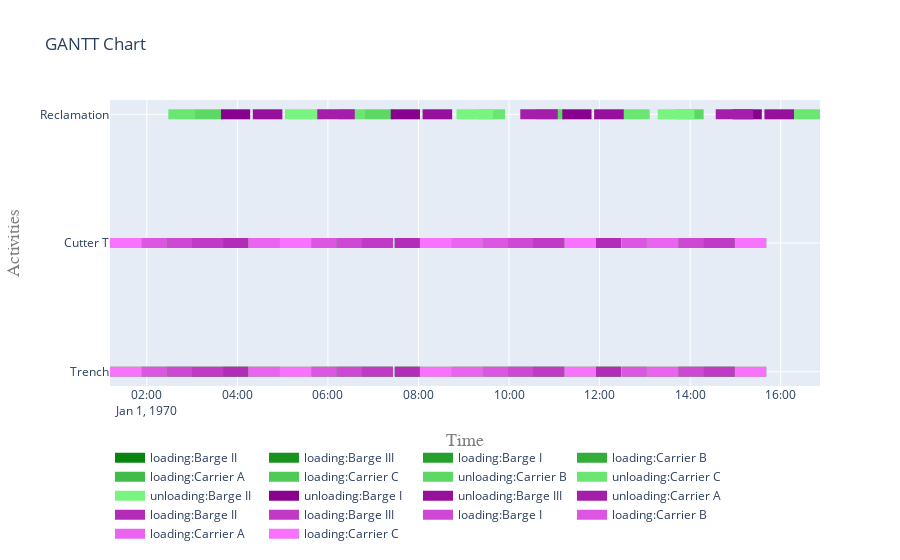

Notebook code for this chart:
### Code cell
fig = plot.get_gantt_chart([from_site, to_site, cutter], id_map=activities)

### Figure 1 — Plotly figure (JSON) as saved in the notebook; plotly's stock layout.template omitted (floating-point values rounded to 4 significant figures)
{"data": [{"connectgaps": false, "hoverinfo": "y+name", "line": {"color": "rgb(10,132,16)", "width": 10}, "mode": "lines", "name": "loading:Barge II", "type": "scatter", "x": ["1970-01-01T03:41:12", "1970-01-01T03:41:12", "1970-01-01T04:14:32", "1970-01-01T04:14:32", "1970-01-01T04:14:32", "1970-01-01T07:28:32", "1970-01-01T07:28:32", "1970-01-01T08:01:52", "1970-01-01T08:01:52", "1970-01-01T08:01:52", "1970-01-01T11:55:12", "1970-01-01T11:55:12", "1970-01-01T12:28:32", "1970-01-01T12:28:32", "1970-01-01T12:28:32", "1970-01-01T03:41:12", "1970-01-01T03:41:12", "1970-01-01T04:14:32", "1970-01-01T04:14:32", "1970-01-01T04:14:32", "1970-01-01T07:28:32", "1970-01-01T07:28:32", "1970-01-01T08:01:52", "1970-01-01T08:01:52", "1970-01-01T08:01:52", "1970-01-01T11:55:12", "1970-01-01T11:55:12", "1970-01-01T12:28:32", "1970-01-01T12:28:32", "1970-01-01T12:28:32"], "y": ["Trench", "Trench", "Trench", "Trench", null, "Trench", "Trench", "Trench", "Trench", null, "Trench", "Trench", "Trench", "Trench", null, "Cutter T", "Cutter T", "Cutter T", "Cutter T", null, "Cutter T", "Cutter T", "Cutter T", "Cutter T", null, "Cutter T", "Cutter T", "Cutter T", "Cutter T", null]}, {"connectgaps": false, "hoverinfo": "y+name", "line": {"color": "rgb(24,146,30)", "width": 10}, "mode": "lines", "name": "loading:Barge III", "type": "scatter", "x": ["1970-01-01T02:59:32", "1970-01-01T02:59:32", "1970-01-01T03:41:12", "1970-01-01T03:41:12", "1970-01-01T03:41:12", "1970-01-01T06:44:32", "1970-01-01T06:44:32", "1970-01-01T07:26:12", "1970-01-01T07:26:12", "1970-01-01T07:26:12", "1970-01-01T10:31:52", "1970-01-01T10:31:52", "1970-01-01T11:13:32", "1970-01-01T11:13:32", "1970-01-01T11:13:32", "1970-01-01T14:17:32", "1970-01-01T14:17:32", "1970-01-01T14:59:12", "1970-01-01T14:59:12", "1970-01-01T14:59:12", "1970-01-01T02:59:32", "1970-01-01T02:59:32", "1970-01-01T03:41:12", "1970-01-01T03:41:12", "1970-01-01T03:41:12", "1970-01-01T06:44:32", "1970-01-01T06:44:32", "1970-01-01T07:26:12", "1970-01-01T07:26:12", "1970-01-01T07:26:12", "1970-01-01T10:31:52", "1970-01-01T10:31:52", "1970-01-01T11:13:32", "1970-01-01T11:13:32", "1970-01-01T11:13:32", "1970-01-01T14:17:32", "1970-01-01T14:17:32", "1970-01-01T14:59:12", "1970-01-01T14:59:12", "1970-01-01T14:59:12"], "y": ["Trench", "Trench", "Trench", "Trench", null, "Trench", "Trench", "Trench", "Trench", null, "Trench", "Trench", "Trench", "Trench", null, "Trench", "Trench", "Trench", "Trench", null, "Cutter T", "Cutter T", "Cutter T", "Cutter T", null, "Cutter T", "Cutter T", "Cutter T", "Cutter T", null, "Cutter T", "Cutter T", "Cutter T", "Cutter T", null, "Cutter T", "Cutter T", "Cutter T", "Cutter T", null]}, {"connectgaps": false, "hoverinfo": "y+name", "line": {"color": "rgb(38,160,44)", "width": 10}, "mode": "lines", "name": "loading:Barge I", "type": "scatter", "x": ["1970-01-01T02:26:12", "1970-01-01T02:26:12", "1970-01-01T02:59:32", "1970-01-01T02:59:32", "1970-01-01T02:59:32", "1970-01-01T06:11:12", "1970-01-01T06:11:12", "1970-01-01T06:44:32", "1970-01-01T06:44:32", "1970-01-01T06:44:32", "1970-01-01T09:58:32", "1970-01-01T09:58:32", "1970-01-01T10:31:52", "1970-01-01T10:31:52", "1970-01-01T10:31:52", "1970-01-01T13:44:12", "1970-01-01T13:44:12", "1970-01-01T14:17:32", "1970-01-01T14:17:32", "1970-01-01T14:17:32", "1970-01-01T02:26:12", "1970-01-01T02:26:12", "1970-01-01T02:59:32", "1970-01-01T02:59:32", "1970-01-01T02:59:32", "1970-01-01T06:11:12", "1970-01-01T06:11:12", "1970-01-01T06:44:32", "1970-01-01T06:44:32", "1970-01-01T06:44:32", "1970-01-01T09:58:32", "1970-01-01T09:58:32", "1970-01-01T10:31:52", "1970-01-01T10:31:52", "1970-01-01T10:31:52", "1970-01-01T13:44:12", "1970-01-01T13:44:12", "1970-01-01T14:17:32", "1970-01-01T14:17:32", "1970-01-01T14:17:32"], "y": ["Trench", "Trench", "Trench", "Trench", null, "Trench", "Trench", "Trench", "Trench", null, "Trench", "Trench", "Trench", "Trench", null, "Trench", "Trench", "Trench", "Trench", null, "Cutter T", "Cutter T", "Cutter T", "Cutter T", null, "Cutter T", "Cutter T", "Cutter T", "Cutter T", null, "Cutter T", "Cutter T", "Cutter T", "Cutter T", null, "Cutter T", "Cutter T", "Cutter T", "Cutter T", null]}, {"connectgaps": false, "hoverinfo": "y+name", "line": {"color": "rgb(52,174,58)", "width": 10}, "mode": "lines", "name": "loading:Carrier B", "type": "scatter", "x": ["1970-01-01T01:52:52", "1970-01-01T01:52:52", "1970-01-01T02:26:12", "1970-01-01T02:26:12", "1970-01-01T02:26:12", "1970-01-01T05:37:52", "1970-01-01T05:37:52", "1970-01-01T06:11:12", "1970-01-01T06:11:12", "1970-01-01T06:11:12", "1970-01-01T09:25:12", "1970-01-01T09:25:12", "1970-01-01T09:58:32", "1970-01-01T09:58:32", "1970-01-01T09:58:32", "1970-01-01T12:29:12", "1970-01-01T12:29:12", "1970-01-01T13:02:32", "1970-01-01T13:02:32", "1970-01-01T13:02:32", "1970-01-01T01:52:52", "1970-01-01T01:52:52", "1970-01-01T02:26:12", "1970-01-01T02:26:12", "1970-01-01T02:26:12", "1970-01-01T05:37:52", "1970-01-01T05:37:52", "1970-01-01T06:11:12", "1970-01-01T06:11:12", "1970-01-01T06:11:12", "1970-01-01T09:25:12", "1970-01-01T09:25:12", "1970-01-01T09:58:32", "1970-01-01T09:58:32", "1970-01-01T09:58:32", "1970-01-01T12:29:12", "1970-01-01T12:29:12", "1970-01-01T13:02:32", "1970-01-01T13:02:32", "1970-01-01T13:02:32"], "y": ["Trench", "Trench", "Trench", "Trench", null, "Trench", "Trench", "Trench", "Trench", null, "Trench", "Trench", "Trench", "Trench", null, "Trench", "Trench", "Trench", "Trench", null, "Cutter T", "Cutter T", "Cutter T", "Cutter T", null, "Cutter T", "Cutter T", "Cutter T", "Cutter T", null, "Cutter T", "Cutter T", "Cutter T", "Cutter T", null, "Cutter T", "Cutter T", "Cutter T", "Cutter T", null]}, {"connectgaps": false, "hoverinfo": "y+name", "line": {"color": "rgb(66,188,72)", "width": 10}, "mode": "lines", "name": "loading:Carrier A", "type": "scatter", "x": ["1970-01-01T04:14:32", "1970-01-01T04:14:32", "1970-01-01T04:56:12", "1970-01-01T04:56:12", "1970-01-01T04:56:12", "1970-01-01T08:43:32", "1970-01-01T08:43:32", "1970-01-01T09:25:12", "1970-01-01T09:25:12", "1970-01-01T09:25:12", "1970-01-01T13:02:32", "1970-01-01T13:02:32", "1970-01-01T13:44:12", "1970-01-01T13:44:12", "1970-01-01T13:44:12", "1970-01-01T04:14:32", "1970-01-01T04:14:32", "1970-01-01T04:56:12", "1970-01-01T04:56:12", "1970-01-01T04:56:12", "1970-01-01T08:43:32", "1970-01-01T08:43:32", "1970-01-01T09:25:12", "1970-01-01T09:25:12", "1970-01-01T09:25:12", "1970-01-01T13:02:32", "1970-01-01T13:02:32", "1970-01-01T13:44:12", "1970-01-01T13:44:12", "1970-01-01T13:44:12"], "y": ["Trench", "Trench", "Trench", "Trench", null, "Trench", "Trench", "Trench", "Trench", null, "Trench", "Trench", "Trench", "Trench", null, "Cutter T", "Cutter T", "Cutter T", "Cutter T", null, "Cutter T", "Cutter T", "Cutter T", "Cutter T", null, "Cutter T", "Cutter T", "Cutter T", "Cutter T", null]}, {"connectgaps": false, "hoverinfo": "y+name", "line": {"color": "rgb(80,202,86)", "width": 10}, "mode": "lines", "name": "loading:Carrier C", "type": "scatter", "x": ["1970-01-01T01:11:12", "1970-01-01T01:11:12", "1970-01-01T01:52:52", "1970-01-01T01:52:52", "1970-01-01T01:52:52", "1970-01-01T04:56:12", "1970-01-01T04:56:12", "1970-01-01T05:37:52", "1970-01-01T05:37:52", "1970-01-01T05:37:52", "1970-01-01T08:01:52", "1970-01-01T08:01:52", "1970-01-01T08:43:32", "1970-01-01T08:43:32", "1970-01-01T08:43:32", "1970-01-01T11:13:32", "1970-01-01T11:13:32", "1970-01-01T11:55:12", "1970-01-01T11:55:12", "1970-01-01T11:55:12", "1970-01-01T14:59:12", "1970-01-01T14:59:12", "1970-01-01T15:40:52", "1970-01-01T15:40:52", "1970-01-01T15:40:52", "1970-01-01T01:11:12", "1970-01-01T01:11:12", "1970-01-01T01:52:52", "1970-01-01T01:52:52", "1970-01-01T01:52:52", "1970-01-01T04:56:12", "1970-01-01T04:56:12", "1970-01-01T05:37:52", "1970-01-01T05:37:52", "1970-01-01T05:37:52", "1970-01-01T08:01:52", "1970-01-01T08:01:52", "1970-01-01T08:43:32", "1970-01-01T08:43:32", "1970-01-01T08:43:32", "1970-01-01T11:13:32", "1970-01-01T11:13:32", "1970-01-01T11:55:12", "1970-01-01T11:55:12", "1970-01-01T11:55:12", "1970-01-01T14:59:12", "1970-01-01T14:59:12", "1970-01-01T15:40:52", "1970-01-01T15:40:52", "1970-01-01T15:40:52"], "y": ["Trench", "Trench", "Trench", "Trench", null, "Trench", "Trench", "Trench", "Trench", null, "Trench", "Trench", "Trench", "Trench", null, "Trench", "Trench", "Trench", "Trench", null, "Trench", "Trench", "Trench", "Trench", null, "Cutter T", "Cutter T", "Cutter T", "Cutter T", null, "Cutter T", "Cutter T", "Cutter T", "Cutter T", null, "Cutter T", "Cutter T", "Cutter T", "Cutter T", null, "Cutter T", "Cutter T", "Cutter T", "Cutter T", null, "Cutter T", "Cutter T", "Cutter T", "Cutter T", null]}, {"connectgaps": false, "hoverinfo": "y+name", "line": {"color": "rgb(94,216,100)", "width": 10}, "mode": "lines", "name": "unloading:Carrier B", "type": "scatter", "x": ["1970-01-01T03:03:52", "1970-01-01T03:03:52", "1970-01-01T03:41:32", "1970-01-01T03:41:32", "1970-01-01T03:41:32", "1970-01-01T06:48:52", "1970-01-01T06:48:52", "1970-01-01T07:26:32", "1970-01-01T07:26:32", "1970-01-01T07:26:32", "1970-01-01T10:36:12", "1970-01-01T10:36:12", "1970-01-01T11:13:52", "1970-01-01T11:13:52", "1970-01-01T11:13:52", "1970-01-01T13:40:12", "1970-01-01T13:40:12", "1970-01-01T14:17:52", "1970-01-01T14:17:52", "1970-01-01T14:17:52"], "y": ["Reclamation", "Reclamation", "Reclamation", "Reclamation", null, "Reclamation", "Reclamation", "Reclamation", "Reclamation", null, "Reclamation", "Reclamation", "Reclamation", "Reclamation", null, "Reclamation", "Reclamation", "Reclamation", "Reclamation", null]}, {"connectgaps": false, "hoverinfo": "y+name", "line": {"color": "rgb(108,230,114)", "width": 10}, "mode": "lines", "name": "unloading:Carrier C", "type": "scatter", "x": ["1970-01-01T02:28:28", "1970-01-01T02:28:28", "1970-01-01T03:04:04", "1970-01-01T03:04:04", "1970-01-01T03:04:04", "1970-01-01T06:13:28", "1970-01-01T06:13:28", "1970-01-01T06:49:04", "1970-01-01T06:49:04", "1970-01-01T06:49:04", "1970-01-01T09:19:08", "1970-01-01T09:19:08", "1970-01-01T09:54:44", "1970-01-01T09:54:44", "1970-01-01T09:54:44", "1970-01-01T12:30:48", "1970-01-01T12:30:48", "1970-01-01T13:06:24", "1970-01-01T13:06:24", "1970-01-01T13:06:24", "1970-01-01T16:16:28", "1970-01-01T16:16:28", "1970-01-01T16:52:04", "1970-01-01T16:52:04", "1970-01-01T16:52:04"], "y": ["Reclamation", "Reclamation", "Reclamation", "Reclamation", null, "Reclamation", "Reclamation", "Reclamation", "Reclamation", null, "Reclamation", "Reclamation", "Reclamation", "Reclamation", null, "Reclamation", "Reclamation", "Reclamation", "Reclamation", null, "Reclamation", "Reclamation", "Reclamation", "Reclamation", null]}, {"connectgaps": false, "hoverinfo": "y+name", "line": {"color": "rgb(122,244,128)", "width": 10}, "mode": "lines", "name": "unloading:Barge II", "type": "scatter", "x": ["1970-01-01T05:03:02", "1970-01-01T05:03:02", "1970-01-01T05:51:32", "1970-01-01T05:51:32", "1970-01-01T05:51:32", "1970-01-01T08:50:22", "1970-01-01T08:50:22", "1970-01-01T09:38:52", "1970-01-01T09:38:52", "1970-01-01T09:38:52", "1970-01-01T13:17:02", "1970-01-01T13:17:02", "1970-01-01T14:05:32", "1970-01-01T14:05:32", "1970-01-01T14:05:32"], "y": ["Reclamation", "Reclamation", "Reclamation", "Reclamation", null, "Reclamation", "Reclamation", "Reclamation", "Reclamation", null, "Reclamation", "Reclamation", "Reclamation", "Reclamation", null]}, {"connectgaps": false, "hoverinfo": "y+name", "line": {"color": "rgb(136,2,142)", "width": 10}, "mode": "lines", "name": "unloading:Barge I", "type": "scatter", "x": ["1970-01-01T03:38:15", "1970-01-01T03:38:15", "1970-01-01T04:16:58", "1970-01-01T04:16:58", "1970-01-01T04:16:58", "1970-01-01T07:23:15", "1970-01-01T07:23:15", "1970-01-01T08:01:58", "1970-01-01T08:01:58", "1970-01-01T08:01:58", "1970-01-01T11:10:35", "1970-01-01T11:10:35", "1970-01-01T11:49:18", "1970-01-01T11:49:18", "1970-01-01T11:49:18", "1970-01-01T14:56:15", "1970-01-01T14:56:15", "1970-01-01T15:34:58", "1970-01-01T15:34:58", "1970-01-01T15:34:58"], "y": ["Reclamation", "Reclamation", "Reclamation", "Reclamation", null, "Reclamation", "Reclamation", "Reclamation", "Reclamation", null, "Reclamation", "Reclamation", "Reclamation", "Reclamation", null, "Reclamation", "Reclamation", "Reclamation", "Reclamation", null]}, {"connectgaps": false, "hoverinfo": "y+name", "line": {"color": "rgb(150,16,156)", "width": 10}, "mode": "lines", "name": "unloading:Barge III", "type": "scatter", "x": ["1970-01-01T04:20:25", "1970-01-01T04:20:25", "1970-01-01T04:59:38", "1970-01-01T04:59:38", "1970-01-01T04:59:38", "1970-01-01T08:05:25", "1970-01-01T08:05:25", "1970-01-01T08:44:38", "1970-01-01T08:44:38", "1970-01-01T08:44:38", "1970-01-01T11:52:45", "1970-01-01T11:52:45", "1970-01-01T12:31:58", "1970-01-01T12:31:58", "1970-01-01T12:31:58", "1970-01-01T15:38:25", "1970-01-01T15:38:25", "1970-01-01T16:17:38", "1970-01-01T16:17:38", "1970-01-01T16:17:38"], "y": ["Reclamation", "Reclamation", "Reclamation", "Reclamation", null, "Reclamation", "Reclamation", "Reclamation", "Reclamation", null, "Reclamation", "Reclamation", "Reclamation", "Reclamation", null, "Reclamation", "Reclamation", "Reclamation", "Reclamation", null]}, {"connectgaps": false, "hoverinfo": "y+name", "line": {"color": "rgb(164,30,170)", "width": 10}, "mode": "lines", "name": "unloading:Carrier A", "type": "scatter", "x": ["1970-01-01T05:45:53", "1970-01-01T05:45:53", "1970-01-01T06:35:34", "1970-01-01T06:35:34", "1970-01-01T06:35:34", "1970-01-01T10:14:53", "1970-01-01T10:14:53", "1970-01-01T11:04:34", "1970-01-01T11:04:34", "1970-01-01T11:04:34", "1970-01-01T14:33:53", "1970-01-01T14:33:53", "1970-01-01T15:23:34", "1970-01-01T15:23:34", "1970-01-01T15:23:34"], "y": ["Reclamation", "Reclamation", "Reclamation", "Reclamation", null, "Reclamation", "Reclamation", "Reclamation", "Reclamation", null, "Reclamation", "Reclamation", "Reclamation", "Reclamation", null]}, {"connectgaps": false, "hoverinfo": "y+name", "line": {"color": "rgb(178,44,184)", "width": 10}, "mode": "lines", "name": "loading:Barge II", "type": "scatter", "x": ["1970-01-01T03:41:12", "1970-01-01T03:41:12", "1970-01-01T04:14:32", "1970-01-01T04:14:32", "1970-01-01T04:14:32", "1970-01-01T07:28:32", "1970-01-01T07:28:32", "1970-01-01T08:01:52", "1970-01-01T08:01:52", "1970-01-01T08:01:52", "1970-01-01T11:55:12", "1970-01-01T11:55:12", "1970-01-01T12:28:32", "1970-01-01T12:28:32", "1970-01-01T12:28:32", "1970-01-01T03:41:12", "1970-01-01T03:41:12", "1970-01-01T04:14:32", "1970-01-01T04:14:32", "1970-01-01T04:14:32", "1970-01-01T07:28:32", "1970-01-01T07:28:32", "1970-01-01T08:01:52", "1970-01-01T08:01:52", "1970-01-01T08:01:52", "1970-01-01T11:55:12", "1970-01-01T11:55:12", "1970-01-01T12:28:32", "1970-01-01T12:28:32", "1970-01-01T12:28:32"], "y": ["Trench", "Trench", "Trench", "Trench", null, "Trench", "Trench", "Trench", "Trench", null, "Trench", "Trench", "Trench", "Trench", null, "Cutter T", "Cutter T", "Cutter T", "Cutter T", null, "Cutter T", "Cutter T", "Cutter T", "Cutter T", null, "Cutter T", "Cutter T", "Cutter T", "Cutter T", null]}, {"connectgaps": false, "hoverinfo": "y+name", "line": {"color": "rgb(192,58,198)", "width": 10}, "mode": "lines", "name": "loading:Barge III", "type": "scatter", "x": ["1970-01-01T02:59:32", "1970-01-01T02:59:32", "1970-01-01T03:41:12", "1970-01-01T03:41:12", "1970-01-01T03:41:12", "1970-01-01T06:44:32", "1970-01-01T06:44:32", "1970-01-01T07:26:12", "1970-01-01T07:26:12", "1970-01-01T07:26:12", "1970-01-01T10:31:52", "1970-01-01T10:31:52", "1970-01-01T11:13:32", "1970-01-01T11:13:32", "1970-01-01T11:13:32", "1970-01-01T14:17:32", "1970-01-01T14:17:32", "1970-01-01T14:59:12", "1970-01-01T14:59:12", "1970-01-01T14:59:12", "1970-01-01T02:59:32", "1970-01-01T02:59:32", "1970-01-01T03:41:12", "1970-01-01T03:41:12", "1970-01-01T03:41:12", "1970-01-01T06:44:32", "1970-01-01T06:44:32", "1970-01-01T07:26:12", "1970-01-01T07:26:12", "1970-01-01T07:26:12", "1970-01-01T10:31:52", "1970-01-01T10:31:52", "1970-01-01T11:13:32", "1970-01-01T11:13:32", "1970-01-01T11:13:32", "1970-01-01T14:17:32", "1970-01-01T14:17:32", "1970-01-01T14:59:12", "1970-01-01T14:59:12", "1970-01-01T14:59:12"], "y": ["Trench", "Trench", "Trench", "Trench", null, "Trench", "Trench", "Trench", "Trench", null, "Trench", "Trench", "Trench", "Trench", null, "Trench", "Trench", "Trench", "Trench", null, "Cutter T", "Cutter T", "Cutter T", "Cutter T", null, "Cutter T", "Cutter T", "Cutter T", "Cutter T", null, "Cutter T", "Cutter T", "Cutter T", "Cutter T", null, "Cutter T", "Cutter T", "Cutter T", "Cutter T", null]}, {"connectgaps": false, "hoverinfo": "y+name", "line": {"color": "rgb(206,72,212)", "width": 10}, "mode": "lines", "name": "loading:Barge I", "type": "scatter", "x": ["1970-01-01T02:26:12", "1970-01-01T02:26:12", "1970-01-01T02:59:32", "1970-01-01T02:59:32", "1970-01-01T02:59:32", "1970-01-01T06:11:12", "1970-01-01T06:11:12", "1970-01-01T06:44:32", "1970-01-01T06:44:32", "1970-01-01T06:44:32", "1970-01-01T09:58:32", "1970-01-01T09:58:32", "1970-01-01T10:31:52", "1970-01-01T10:31:52", "1970-01-01T10:31:52", "1970-01-01T13:44:12", "1970-01-01T13:44:12", "1970-01-01T14:17:32", "1970-01-01T14:17:32", "1970-01-01T14:17:32", "1970-01-01T02:26:12", "1970-01-01T02:26:12", "1970-01-01T02:59:32", "1970-01-01T02:59:32", "1970-01-01T02:59:32", "1970-01-01T06:11:12", "1970-01-01T06:11:12", "1970-01-01T06:44:32", "1970-01-01T06:44:32", "1970-01-01T06:44:32", "1970-01-01T09:58:32", "1970-01-01T09:58:32", "1970-01-01T10:31:52", "1970-01-01T10:31:52", "1970-01-01T10:31:52", "1970-01-01T13:44:12", "1970-01-01T13:44:12", "1970-01-01T14:17:32", "1970-01-01T14:17:32", "1970-01-01T14:17:32"], "y": ["Trench", "Trench", "Trench", "Trench", null, "Trench", "Trench", "Trench", "Trench", null, "Trench", "Trench", "Trench", "Trench", null, "Trench", "Trench", "Trench", "Trench", null, "Cutter T", "Cutter T", "Cutter T", "Cutter T", null, "Cutter T", "Cutter T", "Cutter T", "Cutter T", null, "Cutter T", "Cutter T", "Cutter T", "Cutter T", null, "Cutter T", "Cutter T", "Cutter T", "Cutter T", null]}, {"connectgaps": false, "hoverinfo": "y+name", "line": {"color": "rgb(220,86,226)", "width": 10}, "mode": "lines", "name": "loading:Carrier B", "type": "scatter", "x": ["1970-01-01T01:52:52", "1970-01-01T01:52:52", "1970-01-01T02:26:12", "1970-01-01T02:26:12", "1970-01-01T02:26:12", "1970-01-01T05:37:52", "1970-01-01T05:37:52", "1970-01-01T06:11:12", "1970-01-01T06:11:12", "1970-01-01T06:11:12", "1970-01-01T09:25:12", "1970-01-01T09:25:12", "1970-01-01T09:58:32", "1970-01-01T09:58:32", "1970-01-01T09:58:32", "1970-01-01T12:29:12", "1970-01-01T12:29:12", "1970-01-01T13:02:32", "1970-01-01T13:02:32", "1970-01-01T13:02:32", "1970-01-01T01:52:52", "1970-01-01T01:52:52", "1970-01-01T02:26:12", "1970-01-01T02:26:12", "1970-01-01T02:26:12", "1970-01-01T05:37:52", "1970-01-01T05:37:52", "1970-01-01T06:11:12", "1970-01-01T06:11:12", "1970-01-01T06:11:12", "1970-01-01T09:25:12", "1970-01-01T09:25:12", "1970-01-01T09:58:32", "1970-01-01T09:58:32", "1970-01-01T09:58:32", "1970-01-01T12:29:12", "1970-01-01T12:29:12", "1970-01-01T13:02:32", "1970-01-01T13:02:32", "1970-01-01T13:02:32"], "y": ["Trench", "Trench", "Trench", "Trench", null, "Trench", "Trench", "Trench", "Trench", null, "Trench", "Trench", "Trench", "Trench", null, "Trench", "Trench", "Trench", "Trench", null, "Cutter T", "Cutter T", "Cutter T", "Cutter T", null, "Cutter T", "Cutter T", "Cutter T", "Cutter T", null, "Cutter T", "Cutter T", "Cutter T", "Cutter T", null, "Cutter T", "Cutter T", "Cutter T", "Cutter T", null]}, {"connectgaps": false, "hoverinfo": "y+name", "line": {"color": "rgb(234,100,240)", "width": 10}, "mode": "lines", "name": "loading:Carrier A", "type": "scatter", "x": ["1970-01-01T04:14:32", "1970-01-01T04:14:32", "1970-01-01T04:56:12", "1970-01-01T04:56:12", "1970-01-01T04:56:12", "1970-01-01T08:43:32", "1970-01-01T08:43:32", "1970-01-01T09:25:12", "1970-01-01T09:25:12", "1970-01-01T09:25:12", "1970-01-01T13:02:32", "1970-01-01T13:02:32", "1970-01-01T13:44:12", "1970-01-01T13:44:12", "1970-01-01T13:44:12", "1970-01-01T04:14:32", "1970-01-01T04:14:32", "1970-01-01T04:56:12", "1970-01-01T04:56:12", "1970-01-01T04:56:12", "1970-01-01T08:43:32", "1970-01-01T08:43:32", "1970-01-01T09:25:12", "1970-01-01T09:25:12", "1970-01-01T09:25:12", "1970-01-01T13:02:32", "1970-01-01T13:02:32", "1970-01-01T13:44:12", "1970-01-01T13:44:12", "1970-01-01T13:44:12"], "y": ["Trench", "Trench", "Trench", "Trench", null, "Trench", "Trench", "Trench", "Trench", null, "Trench", "Trench", "Trench", "Trench", null, "Cutter T", "Cutter T", "Cutter T", "Cutter T", null, "Cutter T", "Cutter T", "Cutter T", "Cutter T", null, "Cutter T", "Cutter T", "Cutter T", "Cutter T", null]}, {"connectgaps": false, "hoverinfo": "y+name", "line": {"color": "rgb(248,114,254)", "width": 10}, "mode": "lines", "name": "loading:Carrier C", "type": "scatter", "x": ["1970-01-01T01:11:12", "1970-01-01T01:11:12", "1970-01-01T01:52:52", "1970-01-01T01:52:52", "1970-01-01T01:52:52", "1970-01-01T04:56:12", "1970-01-01T04:56:12", "1970-01-01T05:37:52", "1970-01-01T05:37:52", "1970-01-01T05:37:52", "1970-01-01T08:01:52", "1970-01-01T08:01:52", "1970-01-01T08:43:32", "1970-01-01T08:43:32", "1970-01-01T08:43:32", "1970-01-01T11:13:32", "1970-01-01T11:13:32", "1970-01-01T11:55:12", "1970-01-01T11:55:12", "1970-01-01T11:55:12", "1970-01-01T14:59:12", "1970-01-01T14:59:12", "1970-01-01T15:40:52", "1970-01-01T15:40:52", "1970-01-01T15:40:52", "1970-01-01T01:11:12", "1970-01-01T01:11:12", "1970-01-01T01:52:52", "1970-01-01T01:52:52", "1970-01-01T01:52:52", "1970-01-01T04:56:12", "1970-01-01T04:56:12", "1970-01-01T05:37:52", "1970-01-01T05:37:52", "1970-01-01T05:37:52", "1970-01-01T08:01:52", "1970-01-01T08:01:52", "1970-01-01T08:43:32", "1970-01-01T08:43:32", "1970-01-01T08:43:32", "1970-01-01T11:13:32", "1970-01-01T11:13:32", "1970-01-01T11:55:12", "1970-01-01T11:55:12", "1970-01-01T11:55:12", "1970-01-01T14:59:12", "1970-01-01T14:59:12", "1970-01-01T15:40:52", "1970-01-01T15:40:52", "1970-01-01T15:40:52"], "y": ["Trench", "Trench", "Trench", "Trench", null, "Trench", "Trench", "Trench", "Trench", null, "Trench", "Trench", "Trench", "Trench", null, "Trench", "Trench", "Trench", "Trench", null, "Trench", "Trench", "Trench", "Trench", null, "Cutter T", "Cutter T", "Cutter T", "Cutter T", null, "Cutter T", "Cutter T", "Cutter T", "Cutter T", null, "Cutter T", "Cutter T", "Cutter T", "Cutter T", null, "Cutter T", "Cutter T", "Cutter T", "Cutter T", null, "Cutter T", "Cutter T", "Cutter T", "Cutter T", null]}], "layout": {"hovermode": "closest", "legend": {"orientation": "h", "x": 0, "y": -0.2}, "title": {"text": "GANTT Chart"}, "xaxis": {"range": ["1970-01-01T01:11:12", "1970-01-01T16:52:04"], "title": {"font": {"color": "#7f7f7f", "family": "Courier New, monospace", "size": 18}, "text": "Time"}}, "yaxis": {"title": {"font": {"color": "#7f7f7f", "family": "Courier New, monospace", "size": 18}, "text": "Activities"}}}}
